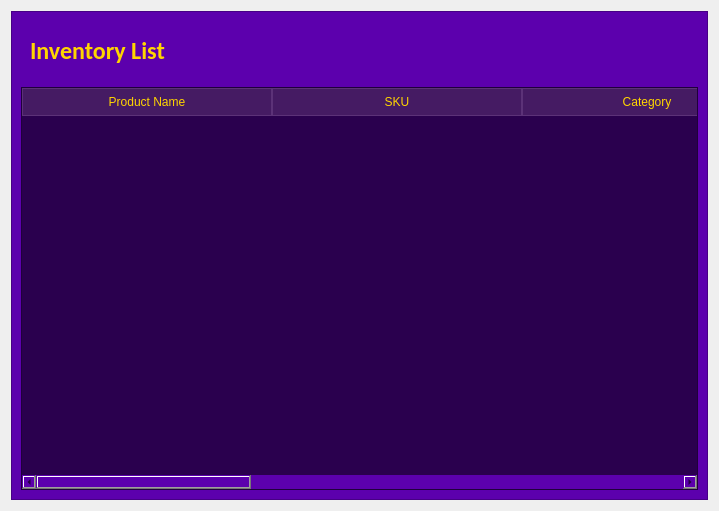
<?xml version="1.0" encoding="UTF-8"?>
<ui version="4.0">
 <class>Product_List</class>
 <widget class="QWidget" name="Product_List">
  <property name="geometry">
   <rect>
    <x>0</x>
    <y>0</y>
    <width>719</width>
    <height>511</height>
   </rect>
  </property>
  <property name="windowTitle">
   <string>Productlist</string>
  </property>
  <layout class="QVBoxLayout" name="verticalLayout_2">
   <item>
    <widget class="QFrame" name="frame_4">
     <property name="styleSheet">
      <string notr="true">background-color: rgb(92, 0, 173);</string>
     </property>
     <property name="frameShape">
      <enum>QFrame::Shape::StyledPanel</enum>
     </property>
     <property name="frameShadow">
      <enum>QFrame::Shadow::Raised</enum>
     </property>
     <layout class="QVBoxLayout" name="verticalLayout">
      <item>
       <widget class="QFrame" name="Header_frame">
        <property name="minimumSize">
         <size>
          <width>0</width>
          <height>60</height>
         </size>
        </property>
        <property name="frameShape">
         <enum>QFrame::Shape::NoFrame</enum>
        </property>
        <property name="frameShadow">
         <enum>QFrame::Shadow::Plain</enum>
        </property>
        <layout class="QHBoxLayout" name="horizontalLayout_2">
         <item>
          <widget class="QLabel" name="label">
           <property name="font">
            <font>
             <family>Calibri</family>
             <pointsize>18</pointsize>
             <bold>true</bold>
            </font>
           </property>
           <property name="styleSheet">
            <string notr="true">color: #ffd500</string>
           </property>
           <property name="text">
            <string>Inventory List</string>
           </property>
          </widget>
         </item>
        </layout>
       </widget>
      </item>
      <item>
       <widget class="QTableWidget" name="tableWidget">
        <property name="styleSheet">
         <string notr="true">QTableWidget {
    background-color: #2A004E; 
    gridline-color: #5C3278;   
    color: #E0C2FF;             
    selection-background-color: #FFD500; 
    selection-color: #2A004E;           
}

QHeaderView::section {
    background-color: #451B63; 
    color: #FFD500;            
    border: 1px solid #5C3278;
    padding: 4px;
}

QTableWidget::item:hover {
    background-color: #3A105A; 
}</string>
        </property>
        <property name="showGrid">
         <bool>false</bool>
        </property>
        <attribute name="horizontalHeaderDefaultSectionSize">
         <number>250</number>
        </attribute>
        <column>
         <property name="text">
          <string>Product Name</string>
         </property>
        </column>
        <column>
         <property name="text">
          <string>SKU</string>
         </property>
        </column>
        <column>
         <property name="text">
          <string>Category</string>
         </property>
        </column>
        <column>
         <property name="text">
          <string>Price</string>
         </property>
        </column>
        <column>
         <property name="text">
          <string>Stock</string>
         </property>
        </column>
        <column>
         <property name="text">
          <string>Status</string>
         </property>
        </column>
       </widget>
      </item>
     </layout>
    </widget>
   </item>
  </layout>
 </widget>
 <resources/>
 <connections/>
</ui>
